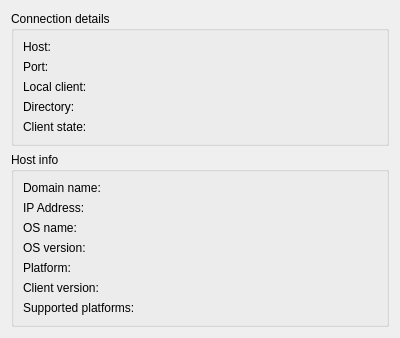
<?xml version="1.0" encoding="UTF-8"?>
<ui version="4.0">
 <class>SessionInfoWidget</class>
 <widget class="QWidget" name="SessionInfoWidget">
  <property name="geometry">
   <rect>
    <x>0</x>
    <y>0</y>
    <width>400</width>
    <height>300</height>
   </rect>
  </property>
  <property name="windowTitle">
   <string>Session informations</string>
  </property>
  <property name="windowIcon">
   <iconset resource="../../resources.qrc">
    <normaloff>:/icons/64x64/sections/session.png</normaloff>:/icons/64x64/sections/session.png</iconset>
  </property>
  <layout class="QVBoxLayout" name="verticalLayout">
   <item>
    <widget class="QGroupBox" name="connectionDetailsGroup">
     <property name="title">
      <string>Connection details</string>
     </property>
     <layout class="QGridLayout" name="gridLayout">
      <item row="0" column="0">
       <widget class="QLabel" name="hostCaption">
        <property name="text">
         <string>Host:</string>
        </property>
        <property name="textFormat">
         <enum>Qt::PlainText</enum>
        </property>
       </widget>
      </item>
      <item row="0" column="1">
       <widget class="QLabel" name="hostLabel">
        <property name="text">
         <string/>
        </property>
        <property name="textFormat">
         <enum>Qt::PlainText</enum>
        </property>
       </widget>
      </item>
      <item row="1" column="0">
       <widget class="QLabel" name="portCaption">
        <property name="text">
         <string>Port:</string>
        </property>
        <property name="textFormat">
         <enum>Qt::PlainText</enum>
        </property>
       </widget>
      </item>
      <item row="1" column="1">
       <widget class="QLabel" name="portLabel">
        <property name="text">
         <string/>
        </property>
        <property name="textFormat">
         <enum>Qt::PlainText</enum>
        </property>
       </widget>
      </item>
      <item row="3" column="0">
       <widget class="QLabel" name="localClientCaption">
        <property name="text">
         <string>Local client:</string>
        </property>
        <property name="textFormat">
         <enum>Qt::PlainText</enum>
        </property>
       </widget>
      </item>
      <item row="3" column="1">
       <widget class="QLabel" name="localClientLabel">
        <property name="text">
         <string/>
        </property>
        <property name="textFormat">
         <enum>Qt::PlainText</enum>
        </property>
       </widget>
      </item>
      <item row="4" column="1">
       <widget class="ElidedTextLabel" name="directoryLabel">
        <property name="text">
         <string/>
        </property>
        <property name="textFormat">
         <enum>Qt::PlainText</enum>
        </property>
       </widget>
      </item>
      <item row="4" column="0">
       <widget class="QLabel" name="directoryCaption">
        <property name="text">
         <string>Directory:</string>
        </property>
        <property name="textFormat">
         <enum>Qt::PlainText</enum>
        </property>
       </widget>
      </item>
      <item row="5" column="0">
       <widget class="QLabel" name="clientStateCaption">
        <property name="text">
         <string>Client state:</string>
        </property>
        <property name="textFormat">
         <enum>Qt::PlainText</enum>
        </property>
       </widget>
      </item>
      <item row="5" column="1">
       <widget class="QLabel" name="clientStateLabel">
        <property name="text">
         <string/>
        </property>
        <property name="textFormat">
         <enum>Qt::PlainText</enum>
        </property>
       </widget>
      </item>
     </layout>
    </widget>
   </item>
   <item>
    <widget class="QGroupBox" name="hostInfoGroup">
     <property name="title">
      <string>Host info</string>
     </property>
     <layout class="QGridLayout" name="gridLayout_2">
      <item row="4" column="0">
       <widget class="QLabel" name="osNameCaption">
        <property name="text">
         <string>OS name:</string>
        </property>
        <property name="textFormat">
         <enum>Qt::PlainText</enum>
        </property>
       </widget>
      </item>
      <item row="4" column="1">
       <widget class="QLabel" name="osNameLabel">
        <property name="text">
         <string/>
        </property>
        <property name="textFormat">
         <enum>Qt::PlainText</enum>
        </property>
       </widget>
      </item>
      <item row="5" column="0">
       <widget class="QLabel" name="osVersionCaption">
        <property name="text">
         <string>OS version:</string>
        </property>
        <property name="textFormat">
         <enum>Qt::PlainText</enum>
        </property>
       </widget>
      </item>
      <item row="5" column="1">
       <widget class="QLabel" name="osVersionLabel">
        <property name="text">
         <string/>
        </property>
        <property name="textFormat">
         <enum>Qt::PlainText</enum>
        </property>
       </widget>
      </item>
      <item row="1" column="1">
       <widget class="QLabel" name="domainNameLabel">
        <property name="text">
         <string/>
        </property>
        <property name="textFormat">
         <enum>Qt::PlainText</enum>
        </property>
       </widget>
      </item>
      <item row="1" column="0">
       <widget class="QLabel" name="domainNameCaption">
        <property name="text">
         <string>Domain name:</string>
        </property>
        <property name="textFormat">
         <enum>Qt::PlainText</enum>
        </property>
       </widget>
      </item>
      <item row="7" column="0">
       <widget class="QLabel" name="clientVersionCaption">
        <property name="text">
         <string>Client version:</string>
        </property>
        <property name="textFormat">
         <enum>Qt::PlainText</enum>
        </property>
       </widget>
      </item>
      <item row="6" column="0">
       <widget class="QLabel" name="platformCaption">
        <property name="text">
         <string>Platform:</string>
        </property>
        <property name="textFormat">
         <enum>Qt::PlainText</enum>
        </property>
       </widget>
      </item>
      <item row="7" column="1">
       <widget class="QLabel" name="clientVersionLabel">
        <property name="text">
         <string/>
        </property>
        <property name="textFormat">
         <enum>Qt::PlainText</enum>
        </property>
       </widget>
      </item>
      <item row="6" column="1">
       <widget class="QLabel" name="platformLabel">
        <property name="text">
         <string/>
        </property>
        <property name="textFormat">
         <enum>Qt::PlainText</enum>
        </property>
       </widget>
      </item>
      <item row="3" column="0">
       <widget class="QLabel" name="ipAddressCaption">
        <property name="text">
         <string>IP Address:</string>
        </property>
       </widget>
      </item>
      <item row="3" column="1">
       <widget class="QLabel" name="ipAddressLabel">
        <property name="text">
         <string/>
        </property>
       </widget>
      </item>
      <item row="9" column="1">
       <widget class="QLabel" name="platformsLabel">
        <property name="text">
         <string/>
        </property>
       </widget>
      </item>
      <item row="9" column="0">
       <widget class="QLabel" name="platformsCaption">
        <property name="text">
         <string>Supported platforms:</string>
        </property>
        <property name="alignment">
         <set>Qt::AlignLeading|Qt::AlignLeft|Qt::AlignTop</set>
        </property>
       </widget>
      </item>
     </layout>
    </widget>
   </item>
   <item>
    <spacer name="verticalSpacer">
     <property name="orientation">
      <enum>Qt::Vertical</enum>
     </property>
     <property name="sizeHint" stdset="0">
      <size>
       <width>20</width>
       <height>123</height>
      </size>
     </property>
    </spacer>
   </item>
  </layout>
 </widget>
 <customwidgets>
  <customwidget>
   <class>ElidedTextLabel</class>
   <extends>QLabel</extends>
   <header>ElidedTextLabel.h</header>
  </customwidget>
 </customwidgets>
 <resources>
  <include location="../../resources.qrc"/>
 </resources>
 <connections/>
</ui>
